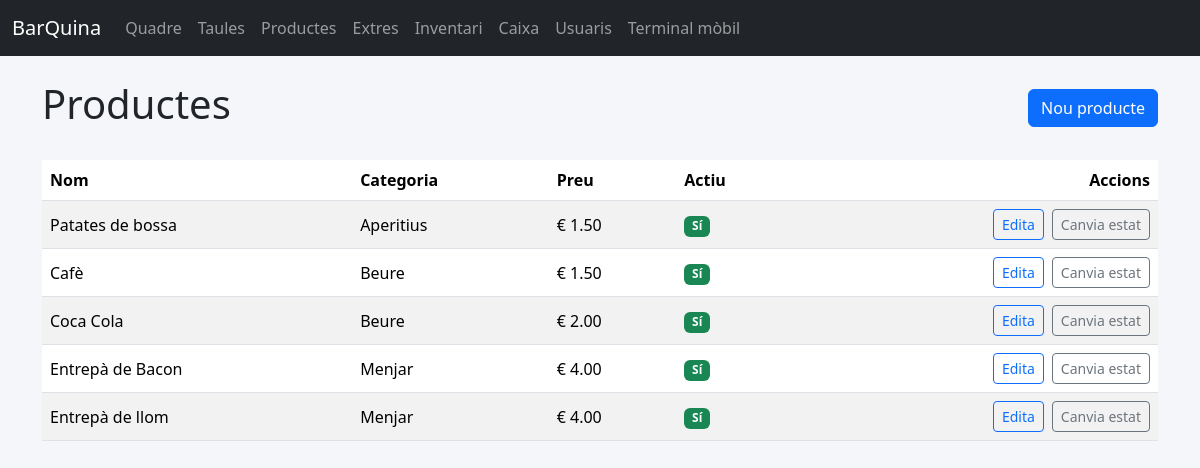
/catalog/products, run on the app's committed database.
### app/models.py (models this page shows, shortened)
class Product(db.Model):
    __tablename__ = "products"
    id = db.Column(db.Integer, primary_key=True)
    name = db.Column(db.String(80), nullable=False)
    category = db.Column(db.String(30), nullable=False, default="beguda")
    price = db.Column(db.Float, nullable=False)
    is_active = db.Column(db.Boolean, default=True)
    order_items = db.relationship("OrderItem", back_populates="product")
    product_extras = db.relationship(
        "ProductExtra",
        back_populates="product",
        cascade="all, delete-orphan",
        lazy="joined",
    )
    extras = db.relationship(
        "Extra",
        secondary="product_extras",
        viewonly=True,
        lazy="joined",
        order_by="Extra.name",
    )

### app/blueprints/catalog/routes.py (the view, shortened to what this page needs)
@bp.route("/products", methods=["GET", "POST"])
def products():
    products = Product.query.order_by(Product.category, Product.name).all()
    return render_template("catalog/products.html", products=products, categories=PRODUCT_CATEGORIES)

### app/templates/catalog/products.html (shortened to what this page needs)
{% extends "base.html" %}
{% block content %}
<div class="d-flex justify-content-between align-items-center mb-4">
    <h1>Productes</h1>
    <button class="btn btn-primary" data-bs-toggle="modal" data-bs-target="#newProduct">Nou producte</button>
</div>
<div class="table-responsive">
<table class="table table-striped align-middle">
    <thead>
        <tr>
            <th>Nom</th>
            <th>Categoria</th>
            <th>Preu</th>
            <th>Actiu</th>
            <th class="text-end">Accions</th>
        </tr>
    </thead>
    <tbody>
        {% for product in products %}
        <tr>
            <td>{{ product.name }}</td>
            <td>{{ product.category }}</td>
            <td>€ {{ '%.2f'|format(product.price) }}</td>
            <td>
                {% if product.is_active %}
                <span class="badge bg-success">Sí</span>
                {% else %}
                <span class="badge bg-secondary">No</span>
                {% endif %}
            </td>
            <td class="text-end">
                <div class="d-flex justify-content-end gap-2">
                    <button
                        class="btn btn-sm btn-outline-primary"
                        data-bs-toggle="modal"
                        data-bs-target="#editProduct"
                        data-product-id="{{ product.id }}"
                        data-product-name="{{ product.name }}"
                        data-product-price="{{ '%.2f'|format(product.price) }}"
                        data-product-category="{{ product.category }}"
                        data-update-url="{{ url_for('catalog.update_product', product_id=product.id) }}"
                    >Edita</button>
                    <form method="post" action="{{ url_for('catalog.toggle_product', product_id=product.id) }}">
                        <button class="btn btn-sm btn-outline-secondary" type="submit">Canvia estat</button>
                    </form>
                </div>
            </td>
        </tr>
        {% else %}
        <tr><td colspan="5">No hi ha productes.</td></tr>
        {% endfor %}
    </tbody>
</table>
</div>
{% endblock %}

### app/static/css/app.css (style rules this page uses)
body { background-color: #f5f6fa; }

### data on the page
Product: name "Patates de bossa", category "Aperitius", price "1.50", is_active "Sí"
Product: name "Cafè", category "Beure", price "1.50", is_active "Sí"
Product: name "Coca Cola", category "Beure", price "2.00", is_active "Sí"
Product: name "Entrepà de Bacon", category "Menjar", price "4.00", is_active "Sí"
Product: name "Entrepà de llom", category "Menjar", price "4.00", is_active "Sí"
